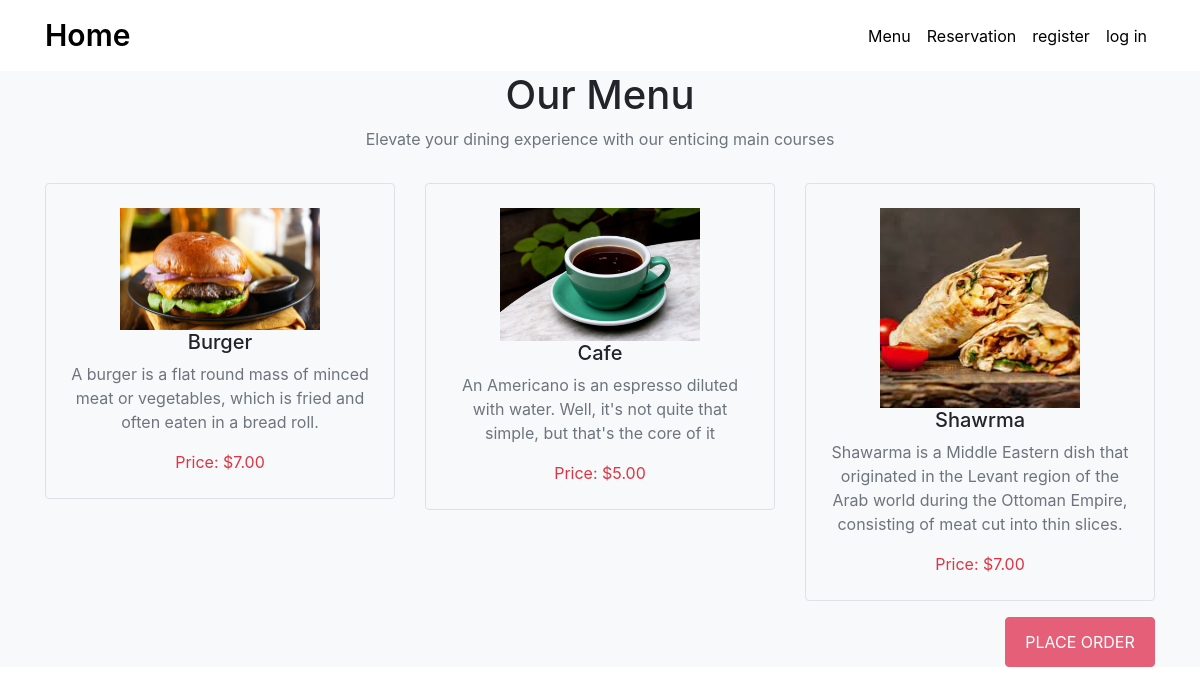
/menu/, run on an earlier commit of the app's database.
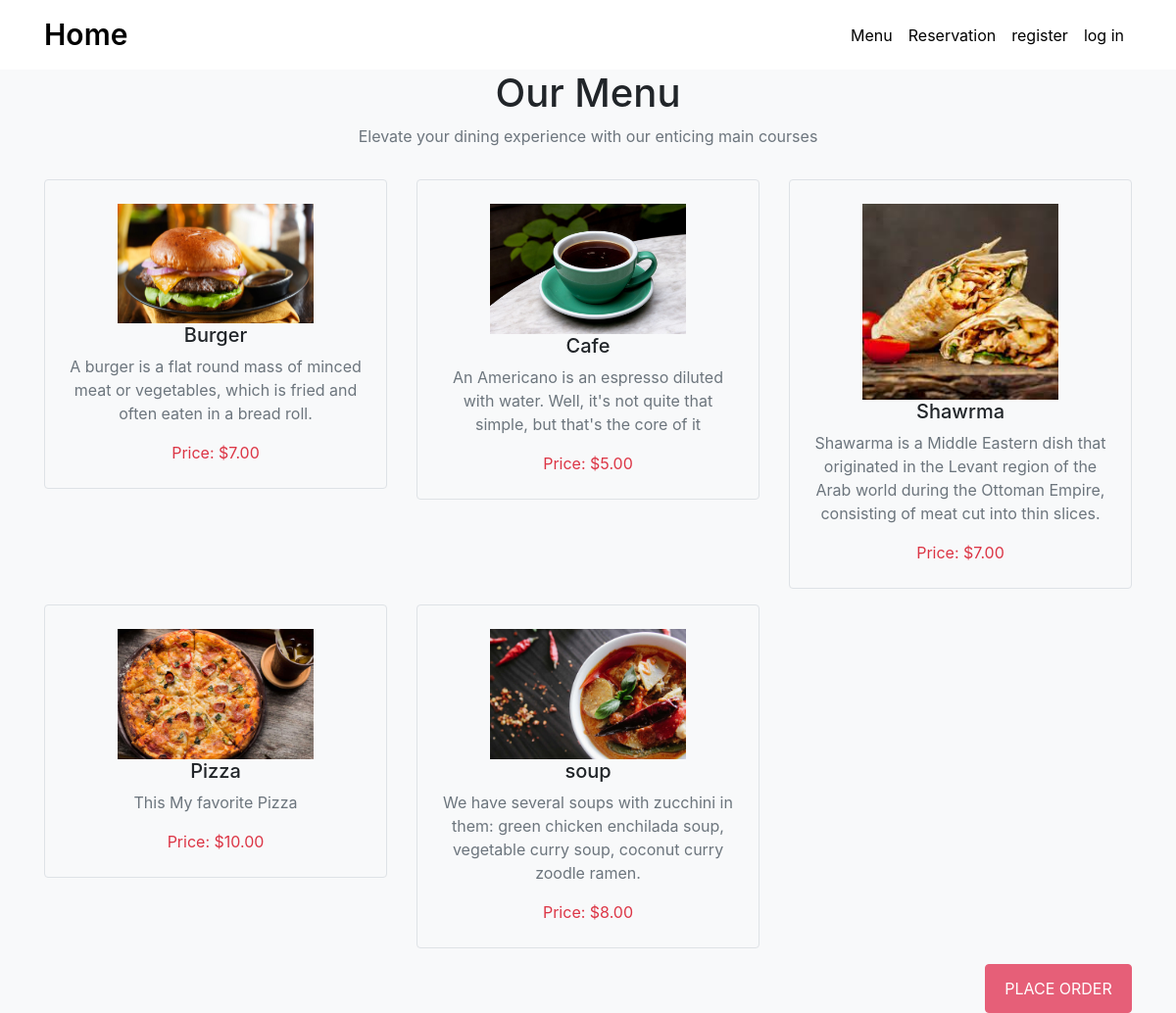
And on a later commit of the database.
### menu/models.py (models this page shows, shortened)
class MenuItem(models.Model):
    name = models.CharField(max_length=255)
    category = models.ForeignKey(Category, on_delete=models.CASCADE)
    description = models.TextField()
    price = models.DecimalField(max_digits=10, decimal_places=2, default=0.0)
    image = models.ImageField(upload_to='menu_images/', null=True, blank=True)

### menu/views.py (the view)
# urls.py: path('menu/', menu_view, name='menu'),
def menu_view(request):
    menu_items = MenuItem.objects.all()
    return render(request, 'menu/menu.html', {'menu_items': menu_items})

### menu/templates/menu/menu.html (shortened to what this page needs)
{% extends 'menu/base.html' %}
{% load static %}
{% block content %}
<section class="Menu bg-light" id="Menu">
    <div class="container">
        <div class="row mb-3">
            <div class="col-md-6 m-auto text-center">
                <h1>Our Menu</h1>
                <p class="text-muted">Elevate your dining experience with our enticing main courses</p>
            </div>
        </div>
        <div class="row">
            {% for item in menu_items %}
            <div class="col-lg-4 col-md-6 mb-3">
                <div class="Menu-box text-center border rounded rounded p-4">
                    {% if item.image %}
                    <img src="{{ item.image.url }}" width="200" alt="{{ item.name }}">
                    {% endif %}
                    <h5> {{ item.name }} </h5>
                    <p class="text-muted">{{ item.description }}</p>
                    <div class="price"> Price: ${{ item.price }} </div>
                </div>
            </div>
            {% endfor %}
            <div class="col-lg-12 text-right">
                <button type="submit" value="Place order" class="rounded text-center"> <a style="color: white; text-decoration: none;" href="{% url 'order_view' %}">Place order</a></button>
            </div>
        </div>
    </div>
</section>
{% endblock content %}

### menu/templates/menu/base.html (shortened to what this page needs)
{% load static %}
<!DOCTYPE html>
<html>
<head>
    <link rel="stylesheet" href="{% static 'css/bootstrap.min.css' %}">
    <link rel="stylesheet" href="{% static 'css/style.css' %}">
    <link rel="stylesheet" href="{% static 'css/all.min.css' %}">
</head>
<body>
    <nav class="navbar navbar-expand-lg navbar-light">
        <div class="container">
            <a class="navbar-brand" href="{% url 'home' %}">Home</a>
            <div class="collapse navbar-collapse" id="navbarSupportedContent">
                <ul class="navbar-nav ml-auto">
                    <li class="nav-item">
                        <a class="nav-link" href="{% url 'menu' %}">Menu</a>
                    </li>
                    <li class="nav-item">
                        <a class="nav-link" href="{% url 'reserve_table' %}">Reservation</a>
                    </li>
                    {% if user.is_authenticated %}
                    <li class="nav-item">
                        <a class="nav-link"> Hello, {{ user.username }}. </a>
                    </li>
                    <li class="nav-item">
                        <a class="nav-link" href="{% url 'logout' %}"> Logout </a>
                        {% else %}
                    <li class="nav-item">
                        <a class="nav-link" href="{% url 'register' %}"> register </a>
                    </li>
                    <li class="nav-item">
                        <a class="nav-link" href="{% url 'login' %}"> log in </a>
                    </li>
                    {% endif %}
                </ul>
            </div>
        </div>
    </nav>
    <div>{% block content %} {% endblock content %}</div>
</body>
</html>

### menu/static/css/style.css (style rules this page uses)
nav { width: 100%; background-color: #fff; }
.navbar-light .navbar-brand { color: #000; }
.navbar-light .navbar-nav .nav-link { color: #000; }
.navbar-brand { font-size: 30px; font-weight: 600; }
.Menu button { background-color: #e65f78; border: 1px solid #e65f78; padding: 12px; width: 150px; color: #fff; text-transform: uppercase; }
.price { color: #dc3545; }

What changed in the data, as far as the page shows it:
added MenuItem: image (picture), name "Pizza", description "This My favorite Pizza", price "10.00"
added MenuItem: image (picture), name "soup", description "We have several soups with zucchini in them: green chicken enchilada soup, vegetable curry soup, coconut curry zoodle ramen.", price "8.00"
